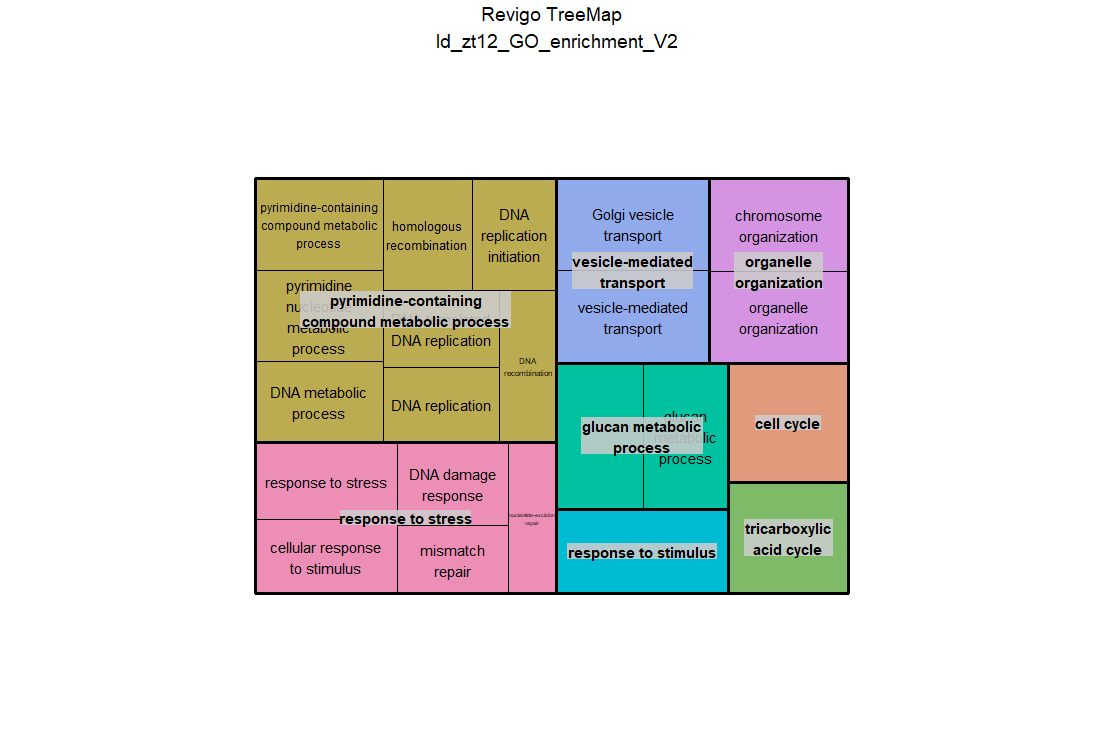

Write the R code that produced this figure.
# A treemap R script produced by the Revigo server at http://revigo.irb.hr/
# If you found Revigo useful in your work, please cite the following reference:
# Supek F et al. "REVIGO summarizes and visualizes long lists of Gene Ontology
# terms" PLoS ONE 2011. doi:10.1371/journal.pone.0021800

# author: Anton Kratz <anton.kratz@gmail.com>, RIKEN Omics Science Center, Functional Genomics Technology Team, Japan
# created: Fri, Nov 02, 2012  7:25:52 PM
# last change: Fri, Nov 09, 2012  3:20:01 PM

# -----------------------------------------------------------------------------
# If you don't have the treemap package installed, uncomment the following line:
# install.packages( "treemap" );
library(treemap) 								# treemap package by Martijn Tennekes

# Set the working directory if necessary
# setwd("C:/Users/username/workingdir");

# --------------------------------------------------------------------------
# Here is your data from Revigo. Scroll down for plot configuration options.

revigo.names <- c("term_ID","description","frequency","uniqueness","dispensability","representative");
revigo.data <- rbind(c("GO:0006099","tricarboxylic acid cycle",0.5408768983178572,0.9204131356456686,0.0105796,"tricarboxylic acid cycle"),
c("GO:0006950","response to stress",4.90663876400189,0.7604214100542375,-0,"response to stress"),
c("GO:0006289","nucleotide-excision repair",0.25156237360513284,0.49998075672340864,0.69579504,"response to stress"),
c("GO:0006298","mismatch repair",0.15569186687613623,0.5171403349300674,0.66277719,"response to stress"),
c("GO:0006974","DNA damage response",2.609069457039582,0.6402233556479793,0.49168104,"response to stress"),
c("GO:0051716","cellular response to stimulus",12.016805727629972,0.7228035513454913,0.63796693,"response to stress"),
c("GO:0006996","organelle organization",3.543576559632832,0.8801804283777775,0.01328157,"organelle organization"),
c("GO:0051276","chromosome organization",1.2297688384231882,0.890432685487555,0.60852115,"organelle organization"),
c("GO:0007049","cell cycle",1.795399173617054,0.9823259306350625,0,"cell cycle"),
c("GO:0016192","vesicle-mediated transport",1.624410201635736,0.9771547623721524,-0,"vesicle-mediated transport"),
c("GO:0048193","Golgi vesicle transport",0.41485123723278794,0.9771547623721524,0.28721532,"vesicle-mediated transport"),
c("GO:0044042","glucan metabolic process",0.38687140506388396,0.8549021215085058,0.05244203,"glucan metabolic process"),
c("GO:0005982","starch metabolic process",0.017608800701637863,0.8762086998819543,0.62602389,"glucan metabolic process"),
c("GO:0050896","response to stimulus",14.674014998147983,1,-0,"response to stimulus"),
c("GO:0072527","pyrimidine-containing compound metabolic process",0.9993809312454497,0.8125254924935735,0.07325237,"pyrimidine-containing compound metabolic process"),
c("GO:0006220","pyrimidine nucleotide metabolic process",0.6361387139761323,0.8012034498682957,0.20290403,"pyrimidine-containing compound metabolic process"),
c("GO:0006259","DNA metabolic process",5.803533415077551,0.7106809135811637,0.27869458,"pyrimidine-containing compound metabolic process"),
c("GO:0006260","DNA replication",1.444034747678592,0.6025007028482522,0.45108594,"pyrimidine-containing compound metabolic process"),
c("GO:0006261","DNA-templated DNA replication",0.5186580111461646,0.6178968812487134,0.5645601,"pyrimidine-containing compound metabolic process"),
c("GO:0006270","DNA replication initiation",0.12078027409857843,0.6550475160080856,0.69721437,"pyrimidine-containing compound metabolic process"),
c("GO:0006310","DNA recombination",1.6570433606239807,0.5979907906836992,0.6432088,"pyrimidine-containing compound metabolic process"),
c("GO:0035825","homologous recombination",0.04754110094985078,0.6918081960486577,0.15996597,"pyrimidine-containing compound metabolic process"));

stuff <- data.frame(revigo.data);
names(stuff) <- revigo.names;

stuff$frequency <- as.numeric( as.character(stuff$frequency) );
stuff$uniqueness <- as.numeric( as.character(stuff$uniqueness) );
stuff$dispensability <- as.numeric( as.character(stuff$dispensability) );


# check the tmPlot command documentation for all possible parameters - there are a lot more
treemap(
  stuff,
  index = c("representative","description"),
  vSize = "uniqueness",
  type = "categorical",
  vColor = "representative",
  title = "Revigo TreeMap
  ld_zt12_GO_enrichment_V2",
  inflate.labels = FALSE,      # set this to TRUE for space-filling group labels - good for posters
  lowerbound.cex.labels = 0,   # try to draw as many labels as possible (still, some small squares may not get a label)
  position.legend = "none"
)

dev.off()
